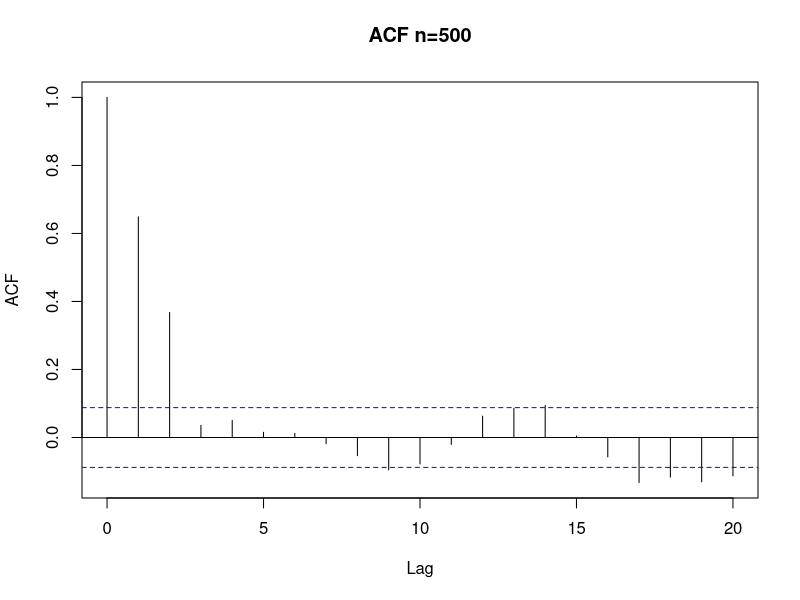
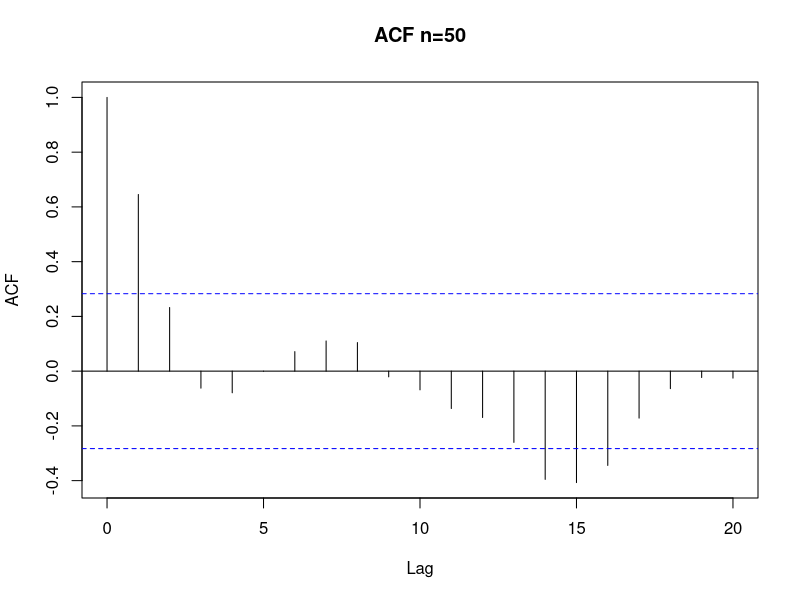
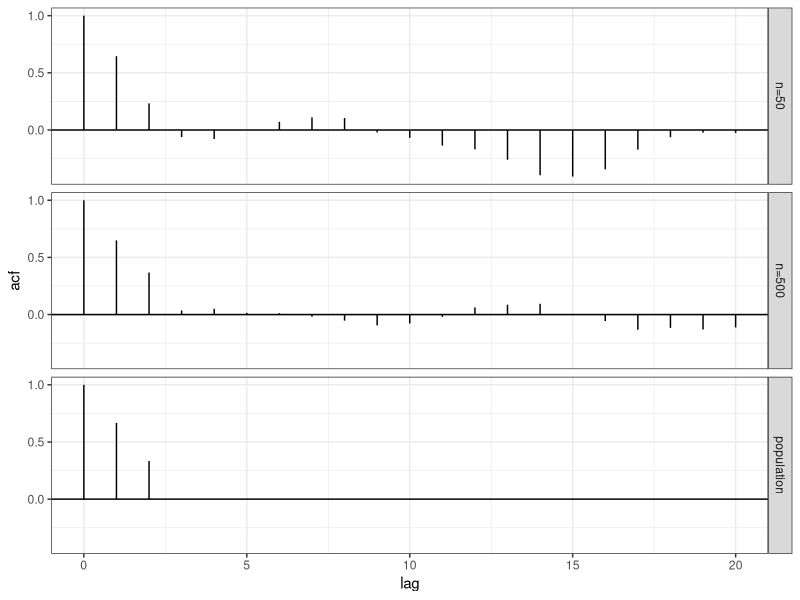

Here is the R script that generated these plots, in order:
## ---- chunk 1
knitr::opts_chunk$set(echo = TRUE)
## ---- chunk 2

packages <- c('ggplot2','stats')
if (length(setdiff(packages, rownames(installed.packages()))) > 0) {
  install.packages(setdiff(packages, rownames(installed.packages())))  
}
require(ggplot2)
require(stats)
## ---- chunk 3
#population ACF
lag <- c(0:20) # lag up to 20
acf.p <- c(1,2/3,1/3, rep(0,18))
acf.df.p <- data.frame(lag = lag, acf = acf.p)
# n=500 gaussian white noise ACF
gwn.500 = rnorm(500,0,1)
sample.ma3.500=filter(gwn.500,filter=rep(1/3, 3), method = "convolution", sides=2)
simulation.ma3.500=ts(sample.ma3.500,freq=1,start=1)
acf.500 = acf(na.omit(simulation.ma3.500), 20, plot = FALSE)
plot(acf.500, main="ACF n=500")
acf.df.500 = with(acf.500, data.frame(lag, acf))
## ---- chunk 4
# n=50 gaussian white noise ACF
gwn.50 = rnorm(50,0,1) # n=500 gaussian white noise
sample.ma3.50=filter(gwn.50,filter=rep(1/3, 3), method = "convolution", sides=2) 
simulation.ma3.50=ts(sample.ma3.50,freq=1,start=1)
acf.50 = acf(na.omit(simulation.ma3.50), 20, plot = FALSE)
plot(acf.50, main="ACF n=50")
acf.df.50 = with(acf.50, data.frame(lag, acf))
#combine the acfs (population, n=500, n=50)
data = data.frame(rbind(acf.df.500, acf.df.50, acf.df.p), n = c(rep("n=500", 21), rep("n=50", 21), rep("population", 21)))
## ---- chunk 5
# comparsion
ggplot(data = data, mapping = aes(x = lag, y = acf)) +   geom_hline(aes(yintercept = 0)) +   facet_grid(n ~ . )+  geom_segment(mapping = aes(xend = lag, yend = 0)) + theme_bw()
